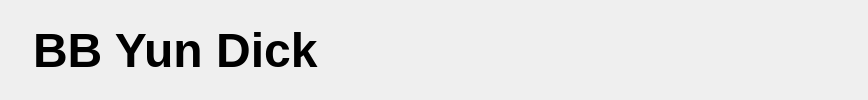
<?xml version="1.0" encoding="UTF-8"?>
<ui version="4.0">
 <class>TitleWidget</class>
 <widget class="QWidget" name="TitleWidget">
  <property name="geometry">
   <rect>
    <x>0</x>
    <y>0</y>
    <width>868</width>
    <height>100</height>
   </rect>
  </property>
  <property name="windowTitle">
   <string>Form</string>
  </property>
  <layout class="QHBoxLayout" name="horizontalLayout_2">
   <item>
    <widget class="QWidget" name="widget" native="true">
     <layout class="QHBoxLayout" name="horizontalLayout">
      <item>
       <widget class="QLabel" name="logo">
        <property name="text">
         <string/>
        </property>
        <property name="pixmap">
         <pixmap resource="res.qrc">:/images/logo.ico</pixmap>
        </property>
       </widget>
      </item>
      <item>
       <widget class="QLabel" name="title">
        <property name="font">
         <font>
          <family>Microsoft YaHei UI</family>
          <pointsize>36</pointsize>
          <bold>true</bold>
         </font>
        </property>
        <property name="text">
         <string>BB Yun Dick</string>
        </property>
       </widget>
      </item>
      <item>
       <spacer name="horizontalSpacer">
        <property name="orientation">
         <enum>Qt::Horizontal</enum>
        </property>
        <property name="sizeHint" stdset="0">
         <size>
          <width>40</width>
          <height>20</height>
         </size>
        </property>
       </spacer>
      </item>
      <item>
       <widget class="QPushButton" name="set">
        <property name="text">
         <string/>
        </property>
        <property name="icon">
         <iconset resource="res.qrc">
          <normaloff>:/images/login_setting.png</normaloff>:/images/login_setting.png</iconset>
        </property>
        <property name="iconSize">
         <size>
          <width>32</width>
          <height>32</height>
         </size>
        </property>
        <property name="autoDefault">
         <bool>true</bool>
        </property>
        <property name="default">
         <bool>true</bool>
        </property>
        <property name="flat">
         <bool>true</bool>
        </property>
       </widget>
      </item>
      <item>
       <widget class="QPushButton" name="min">
        <property name="text">
         <string/>
        </property>
        <property name="icon">
         <iconset resource="res.qrc">
          <normaloff>:/images/login_min.png</normaloff>:/images/login_min.png</iconset>
        </property>
        <property name="iconSize">
         <size>
          <width>32</width>
          <height>32</height>
         </size>
        </property>
        <property name="autoDefault">
         <bool>true</bool>
        </property>
        <property name="default">
         <bool>true</bool>
        </property>
        <property name="flat">
         <bool>true</bool>
        </property>
       </widget>
      </item>
      <item>
       <widget class="QPushButton" name="close">
        <property name="text">
         <string/>
        </property>
        <property name="icon">
         <iconset resource="res.qrc">
          <normaloff>:/images/login_close.png</normaloff>:/images/login_close.png</iconset>
        </property>
        <property name="iconSize">
         <size>
          <width>32</width>
          <height>32</height>
         </size>
        </property>
        <property name="autoDefault">
         <bool>true</bool>
        </property>
        <property name="default">
         <bool>true</bool>
        </property>
        <property name="flat">
         <bool>true</bool>
        </property>
       </widget>
      </item>
     </layout>
    </widget>
   </item>
  </layout>
 </widget>
 <resources>
  <include location="res.qrc"/>
 </resources>
 <connections/>
</ui>
